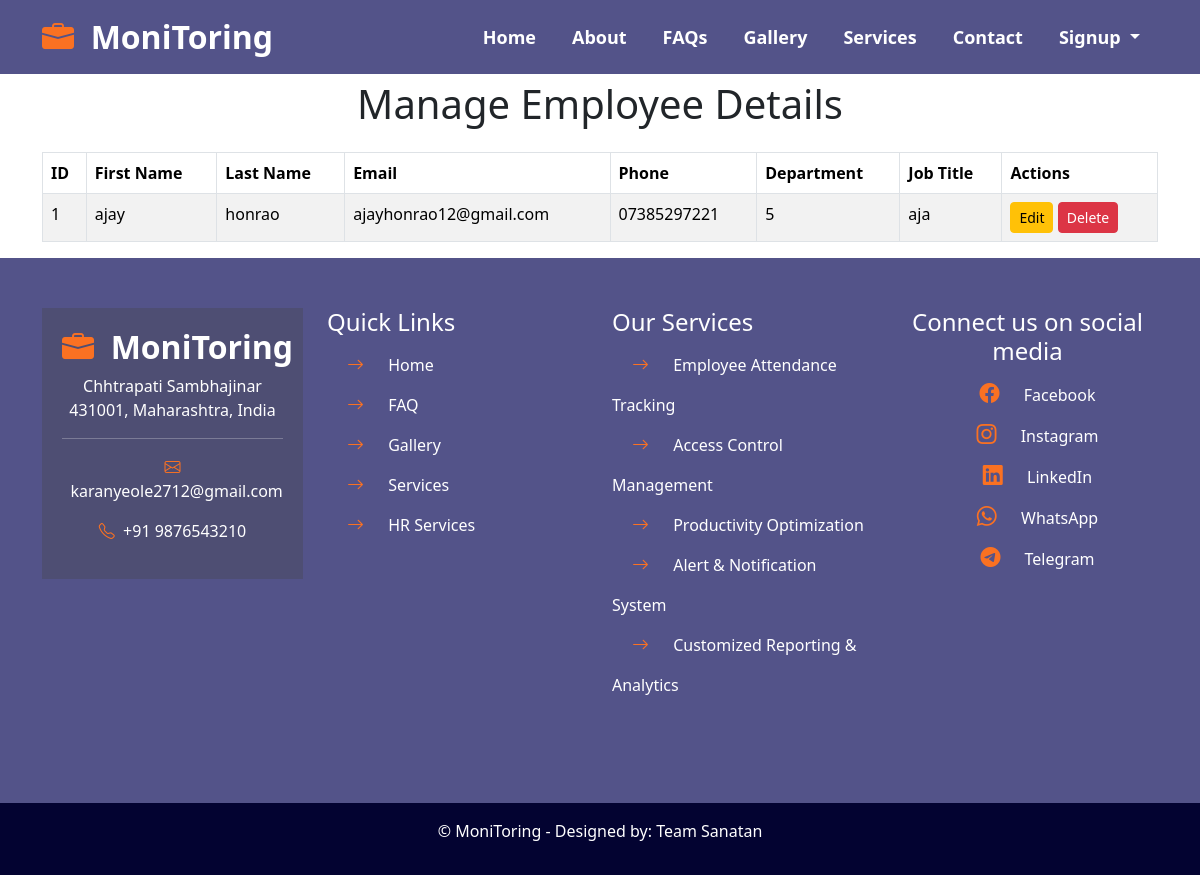
The app's page /manage_employees, older data.
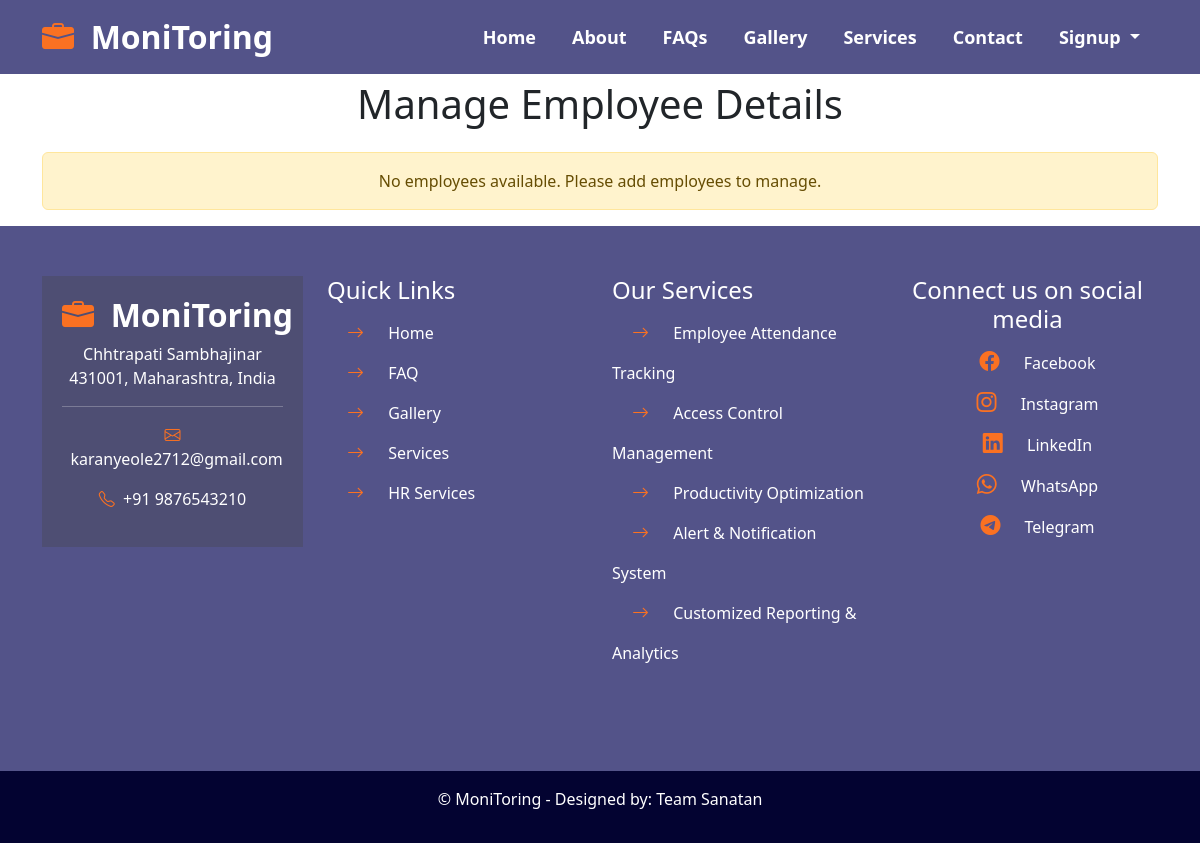
The same page, newer data.
### tables this page shows
CREATE TABLE employees (
            id INTEGER PRIMARY KEY AUTOINCREMENT,
            first_name TEXT,
            last_name TEXT,
            dob TEXT,
            gender TEXT,
            email TEXT,
            phone TEXT,
            address TEXT,
            job_title TEXT,
            department TEXT,
            salary REAL,
            emergency_contact_name TEXT,
            emergency_contact_phone TEXT,
            Password TEXT
        );

### app.py (the view)
@app.route('/manage_employees', methods=['GET'])
def manage_employees():
    conn = sqlite3.connect('employees.db')
    cursor = conn.cursor()
    cursor.execute("SELECT * FROM employees")
    employees = cursor.fetchall()
    conn.close()
    return render_template("manage_employees.html", employees=employees)

### templates/manage_employees.html (shortened to what this page needs)
{% include 'top.html' %}
<div class="container" style="padding-top: 80px;">
    {% if not employee %}
        <h1 class="text-center mb-4">Manage Employee Details</h1>
        {% if not employees %}
        <div class="alert alert-warning text-center">
            No employees available. Please add employees to manage.
        </div>
        {% else %}
        <table class="table table-bordered table-striped">
            <thead>
                <tr>
                    <th>ID</th>
                    <th>First Name</th>
                    <th>Last Name</th>
                    <th>Email</th>
                    <th>Phone</th>
                    <th>Department</th>
                    <th>Job Title</th>
                    <th>Actions</th>
                </tr>
            </thead>
            <tbody>
                {% for employee in employees %}
                <tr>
                    <td>{{ employee[0] }}</td>
                    <td>{{ employee[1] }}</td>
                    <td>{{ employee[2] }}</td>
                    <td>{{ employee[5] }}</td>
                    <td>{{ employee[6] }}</td>
                    <td>{{ employee[9] }}</td>
                    <td>{{ employee[8] }}</td>
                    <td>
                        <a href="{{ url_for('edit_employee', employee_id=employee[0]) }}" class="btn btn-sm btn-warning">Edit</a>
                        <form action="{{ url_for('delete_employee', employee_id=employee[0]) }}" method="POST" style="display:inline;">
                            <button type="submit" class="btn btn-sm btn-danger">Delete</button>
                        </form>
                    </td>
                </tr>
                {% endfor %}
            </tbody>
        </table>
        {% endif %}
    {% endif %}
</div>
{% include 'bottom.html' %}

### templates/top.html (shortened to what this page needs)
<!DOCTYPE html>
<html lang="en">
<head>
    <link href="https://cdn.jsdelivr.net/npm/bootstrap@5.3.3/dist/css/bootstrap.min.css" rel="stylesheet">
    <link rel="stylesheet" href="https://cdn.jsdelivr.net/npm/bootstrap-icons@1.11.3/font/bootstrap-icons.min.css">
    <link rel="stylesheet" href="{{ url_for('static', filename='css/style.css') }}">
</head>
<body>
<nav class="navbar navbar-expand-lg navbar-dark fixed-top">
  <div class="container">
      <a class="navbar-brand" href="#"><i class="bi bi-briefcase-fill"></i>&nbsp;&nbsp;MoniToring</a>
      <div class="collapse navbar-collapse" id="navbarNav">
          <ul class="navbar-nav ms-auto">
              <li class="nav-item active">
                  <a class="nav-link active" aria-current="page" href="{{ url_for('index') }}">Home</a>
              </li>
              <li class="nav-item">
                  <a class="nav-link" href="{{ url_for('index') }}#about">About</a>
              </li>
              <li class="nav-item">
                  <a class="nav-link" href="{{ url_for('faq') }}">FAQs</a>
              </li>
              <li class="nav-item">
                  <a class="nav-link" href="{{ url_for('gallery') }}">Gallery</a>
              </li>
              <li class="nav-item">
                  <a class="nav-link" href="{{ url_for('services') }}" id="services-link">Services</a>
              </li>
              <li class="nav-item">
                  <a class="nav-link" href="{{ url_for('index') }}#contact">Contact</a>
              </li>
              <li class="nav-item dropdown">
                  <a class="nav-link dropdown-toggle" href="#" id="signupDropdown" role="button" data-bs-toggle="dropdown" aria-expanded="false">
                      Signup
                  </a>
              </li>
          </ul>
      </div>
  </div>
</nav>

### templates/bottom.html (shortened to what this page needs)
<section id="footer" class="footer">
  <div class="container">
    <div class="row">
      <div class="col-md-3">
        <div class="contactdetails text-center mb-5">
          <h4><a class="navbar-brand" href="#"><i class="bi bi-briefcase-fill"></i>&nbsp;&nbsp;MoniToring</a></h4>
          <p>Chhtrapati Sambhajinar 431001, Maharashtra, India </p>
          <hr>
          <p><a href="mailto:karanyeole2712@gmail.com" style="color: inherit;"><i class="bi bi-envelope"></i>&nbsp;&nbsp;karanyeole2712@gmail.com</a></p>
          <p><i class="bi bi-telephone"></i>&nbsp;&nbsp;+91 9876543210</p>
        </div>
      </div>
      <div class="col-md-3 col-6">
        <div class="quicklinks mb-5">
          <h4>Quick Links</h4>
          <ul>
            <li><a href="{{ url_for('index') }}"><i class="bi bi-arrow-right"></i> Home</a></li>
            <li><a href="{{ url_for('faq') }}"><i class="bi bi-arrow-right"></i> FAQ</a></li>
            <li><a href="{{ url_for('gallery') }}"><i class="bi bi-arrow-right"></i> Gallery</a></li>
            <li><a href="{{ url_for('services') }}"><i class="bi bi-arrow-right"></i> Services</a></li>
            <li><a href="{{ url_for('hr_services') }}"><i class="bi bi-arrow-right"></i> HR Services</a></li>
          </ul>
        </div>
      </div>
      <div class="col-md-3">
        <div class="footerservices mb-5">
          <h4>Our Services</h4>
          <ul>
            <li><i class="bi bi-arrow-right"></i> Employee Attendance Tracking</li>
            <li><i class="bi bi-arrow-right"></i> Access Control Management</li>
            <li><i class="bi bi-arrow-right"></i> Productivity Optimization</li>
            <li><i class="bi bi-arrow-right"></i> Alert & Notification System</li>
            <li><i class="bi bi-arrow-right"></i> Customized Reporting & Analytics</li>
          </ul>
        </div>
      </div>
      <div class="col-md-3 col-6 text-center">
        <div class="footersocial mb-5">
          <h4>Connect us on social media</h4>
          <ul>
            <li><a href="https://facebook.com/yourprofile" target="_blank" style="color: inherit;"><i class="bi bi-facebook"></i> Facebook</a></li>
            <li><a href="https://www.instagram.com/im_karan1818/?hl=en" target="_blank" style="color: inherit;"><i class="bi bi-instagram"></i> Instagram</a></li>
            <li><a href="https://www.linkedin.com/in/karan-yeole-5467b822a/" target="_blank" style="color: inherit;"><i class="bi bi-linkedin"></i> LinkedIn</a></li>
            <li><a href="https://wa.me/7020291464" target="_blank" style="color: inherit;"><i class="bi bi-whatsapp"></i> WhatsApp</a></li>
            <li><a href="https://telegram.me/workmonitor" target="_blank" style="color: inherit;"><i class="bi bi-telegram"></i> Telegram</a></li>
          </ul>
        </div>
      </div>
    </div>
  </div>
</section>
<div class="container-fluid">
<div class="row p-3 text-center copyright">
  <p class="text-white">&copy; MoniToring - Designed by: Team Sanatan</p>
</div>
</div>
</body>
</html>

### static/css/style.css (style rules this page uses)
.navbar { background-color: rgb(83, 83, 137); }
.nav-item { padding: 0px 10px; }
.navbar-brand { font-size: 32px; font-weight: 700; }
.navbar-brand i { color: #fa7122; font-size: 32px; font-weight: 700 !important; }
.nav-link { font-size: 18px; font-weight: 600; color: #fff; transition: color 0.3s; }
section { padding: 50px 0px; }
.about p, li { line-height: 30px; }
.footer { background-color: #535389; color: #fff; }
.contactdetails { background-color: #4e4e73; padding: 20px; text-align: center; }
.contactdetails i { color: #fa7122; }
.quicklinks ul { list-style-type: none; padding: 0px; }
.quicklinks li { font-size: 16px; line-height: 40px; }
.quicklinks i { color: #fa7122; padding: 20px; font-size: 17px; }
.footerservices ul { list-style-type: none; padding: 0px; }
.footerservices li { line-height: 40px; }
.footerservices i { color: #fa7122; padding: 20px; font-size: 17px; }
.footersocial ul { list-style-type: none; padding: 0px; }
.footersocial li { line-height: 40px; }
.footersocial i { color: #fa7122; font-size: 20px; padding: 20px; }
.copyright { background-color:#030331 ; }

### templates/bottom.html (style rules this page uses)
#footer a { color: white; text-decoration: none; }

Row changes from the older to the newer data that the page shows:
removed employees: id "1", first_name "ajay", last_name "honrao", email "ajayhonrao12@gmail.com", phone "07385297221", department "5", job_title "aja"
Text that changed along with them:
text no longer shown: "ID First Name Last Name Email Phone Department Job Title Actions"
text now shown: "No employees available. Please add employees to manage."
